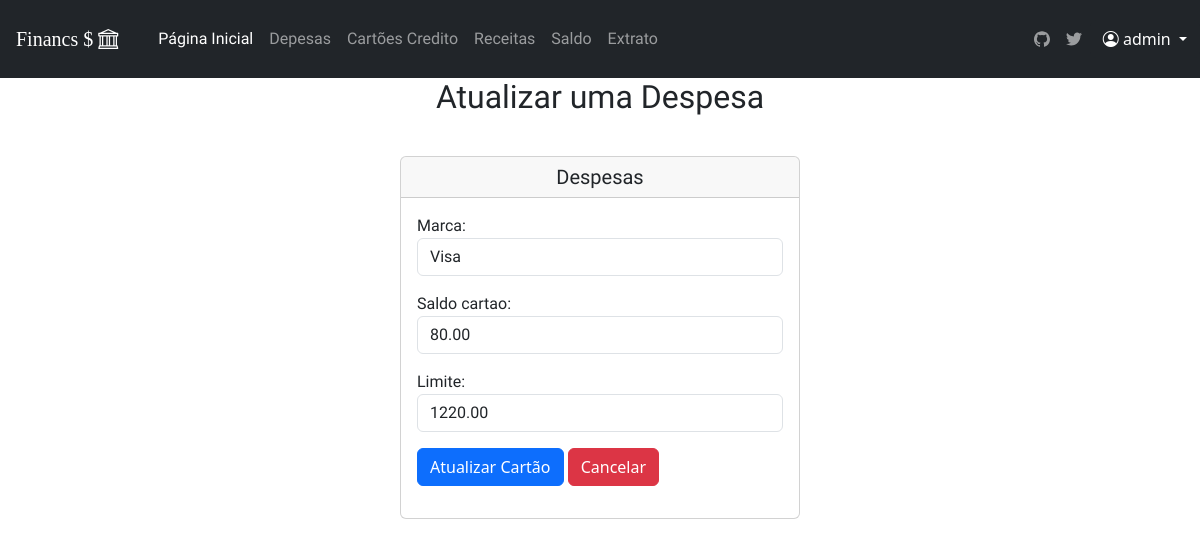
The page /atualizar_cartao/5 (signed in) on the database as committed earlier.
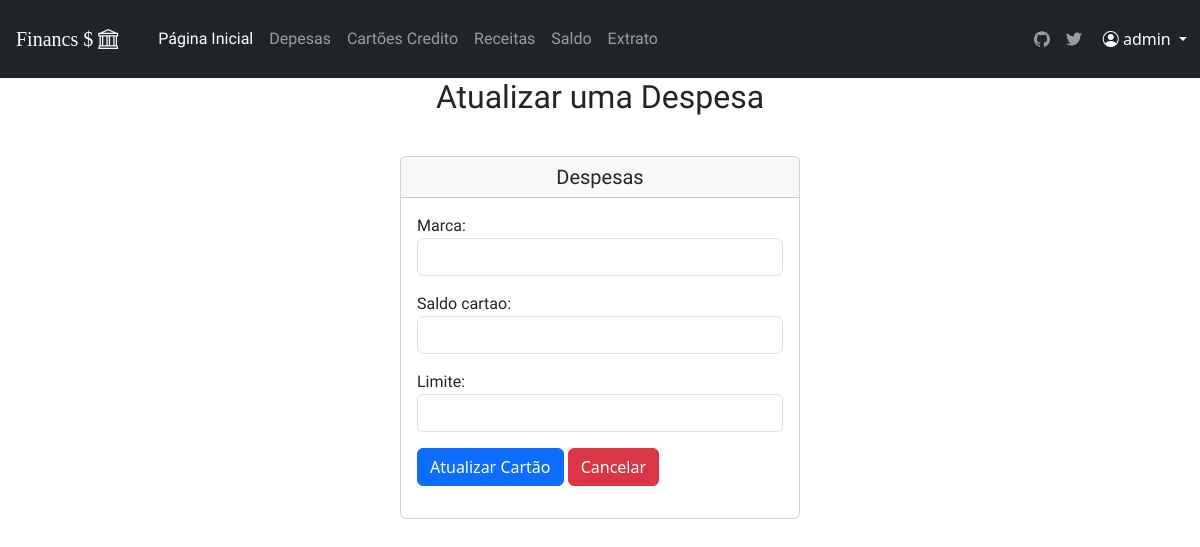
The same page on the database as committed later.
### financas/models.py (models this page shows, shortened)
class Cartao_credito (models.Model):
    id_usuario= models.ForeignKey(User, on_delete=models.CASCADE)
    Marca =  models.CharField(max_length=100)
    limite = models.DecimalField(max_digits=10, decimal_places=2)
    saldo_cartao = models.DecimalField(max_digits=10, decimal_places=2)

### financas/views.py (the view)
# urls.py: path('atualizar_cartao/<id_cartao>', atualizar_cartao, name='atualizar_cartao'),
@login_required
def atualizar_cartao(request, id_cartao):
    cartao = Cartao_credito.objects.filter(id=id_cartao, id_usuario=request.user).first()
    id_usuario = request.user.id
    if request.method == 'POST':
        form = Cartao_att(request.POST, instance=cartao)
        if form.is_valid():
            form.save()
            return redirect('saldo', id_usuario )
    else:
        form = Cartao_att(instance=cartao)
    context = {
        'form': form
    }
    return render(request, 'saldo/atualizar_cartao.html', context)

### financas/forms.py
class Cartao_att(forms.ModelForm):
    class Meta:
        model = Cartao_credito
        fields = ['Marca', 'saldo_cartao', 'limite']
        widgets = {
            'Marca': forms.TextInput(attrs={'class': 'form-control'}),
            'saldo_cartao': forms.NumberInput(attrs={'class': 'form-control'}),
            'limite' : forms.NumberInput(attrs={'class': 'form-control'}),
        }

### financ/timeout.py (called while the page is built, shortened)
    def __call__(self, request):
        if request.user.is_authenticated:
            last_activity = request.session.get('last_activity')
            request.session['last_activity'] = datetime.datetime.now().isoformat()
        response = self.get_response(request)
        return response

### financas/static/templates/saldo/atualizar_cartao.html (shortened to what this page needs)
{%extends 'base.html'%}
{%load static %}
{%block content%}
<h2 class=" text-center">Atualizar uma Despesa</h2>
<div class='container mt-4 d-flex justify-content-center align-items-center'>
    <div class="card mt-3" style="width:400px">
      <h5 class="card-header text-center">Despesas</h5>
      <div class="card-body ">
                <form method="post">
                    <div class="form-group">
                  {{form.as_p}}
                <button type="submit" class="btn btn-primary text-white" >Atualizar Cartão </button>
                <a href="{%url 'saldo' request.user.id %}" class="btn btn-danger text-white" >Cancelar</a>
                </form>
      </div>
    </div>
</div>
{%endblock%}

Rows that differ between the two databases and show on the page:
removed Cartao_credito: Marca "Visa", saldo_cartao "80.00", limite "1220.00"
